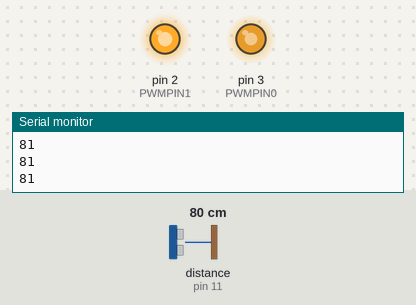
Recording of a sketch running on a simulated Arduino Uno, built with avr-gcc and run on an emulated ATmega328P. Shown: output pins drawn as LEDs (lit = HIGH), the last lines printed to the serial monitor. The inputs (shaded band) are chosen by the test bench; at power-on: distance to the obstacle (sensor on pin 11) 80 cm. The echo pulse lasts 58.3 µs per cm.

Above: at 1.2 s.
1.3 s: distance to the obstacle (sensor on pin 11) set to 31 cm
2.8 s: distance to the obstacle (sensor on pin 11) set to 27 cm
At 4.0 s:
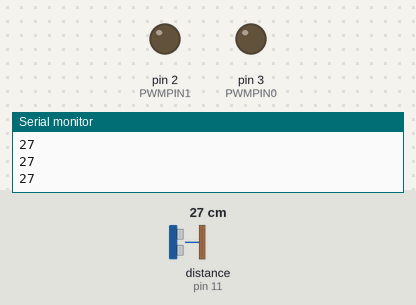
4.3 s: distance to the obstacle (sensor on pin 11) set to 35 cm
At 4.9 s:
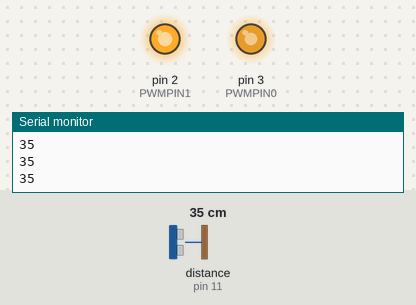
5.9 s: distance to the obstacle (sensor on pin 11) set to 2 cm
At 6.9 s:
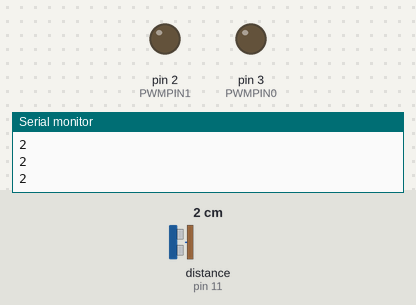
Timing chart, 0 to 8.5 s (numbered marks = the images above; inputs shaded):
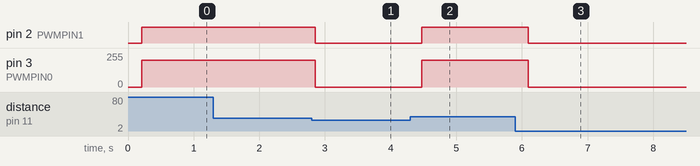

Measured:
- the behaviour switches between 30 and 29 cm on distance to the obstacle (sensor on pin 11) (found by bisection; images 0 and 1)
- after the input at 2.8 s, pin 2 (PWMPIN1): HIGH → LOW after 0.05 s; pin 3 (PWMPIN0): 200/255 → 0/255 after 0.05 s
- after the input at 4.3 s, pin 2 (PWMPIN1): LOW → HIGH after 0.17 s; pin 3 (PWMPIN0): 0/255 → 200/255 after 0.17 s
- after the input at 5.9 s, pin 2 (PWMPIN1): HIGH → LOW after 0.19 s; pin 3 (PWMPIN0): 200/255 → 0/255 after 0.19 s

The sketch:

sketch_nov01a.ino
```cpp
#include <NewPing.h>
#define TRIGGERPIN 12
#define ECHOPIN 11

int ledPin = 9;      // LED connected to digital pin 9

int PWMPIN0 = 3;   // potentiometer connected to analog pin 3
int PWMPIN1 = 2;

int val = 0;         // variable to store the read value

NewPing sonar(TRIGGERPIN, ECHOPIN);

void setup()
{
  Serial.begin(115200);
  pinMode(PWMPIN0, OUTPUT);   // sets the pin as output
  pinMode(PWMPIN1, OUTPUT);   // sets the pin as output
}

void loop()

{
  delay(200);
  int uS = sonar.ping_cm();
  Serial.println(uS);

  if (uS < 30)
  {
    analogWrite(PWMPIN0, 0);
    analogWrite(PWMPIN1, 0);
  }
  else
  {
    analogWrite(PWMPIN0, 200);
    analogWrite(PWMPIN1, 200);
  }

  /*
  delay(500);
  delay(500);
  delay(500);
  delay(500);
  analogWrite(analogPin,100);  // analogRead values go from 0 to 1023, analogWrite values from 0 to 255
  delay(500);
  delay(500);
  delay(500);
  delay(500);
  analogWrite(analogPin,200);  // analogRead values go from 0 to 1023, analogWrite values from 0 to 255
  */
}
```
